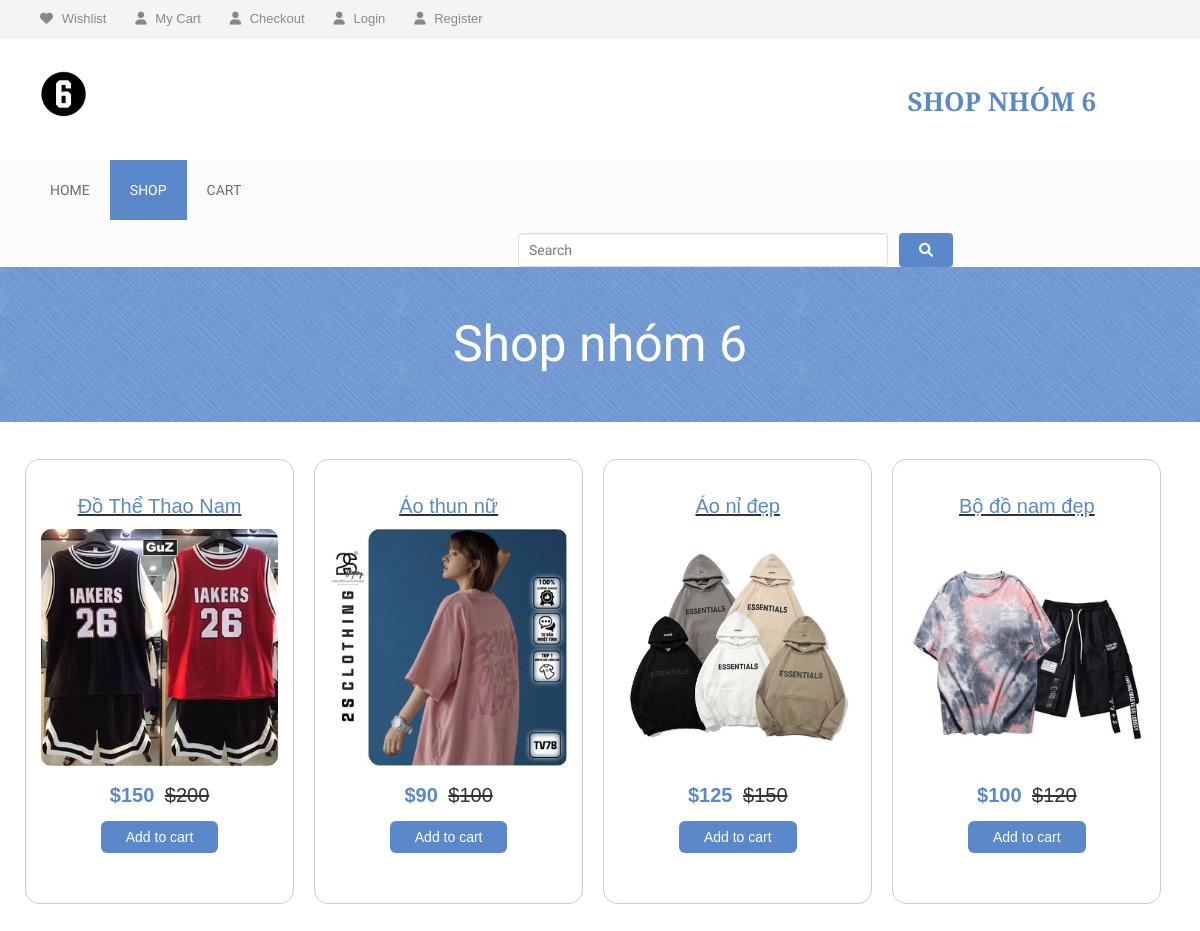
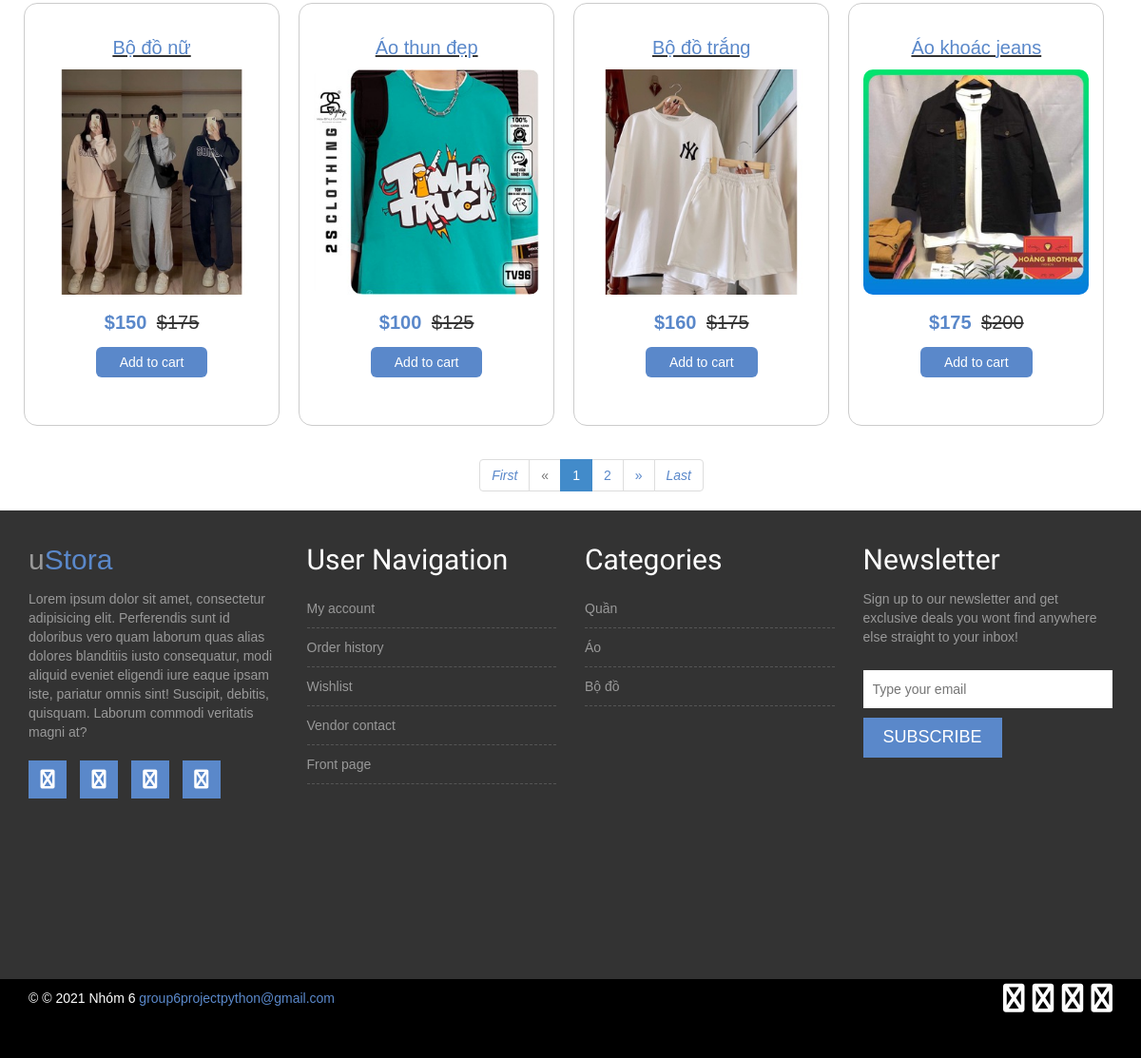
Page /shop on the committed database (2 pictures, top to bottom).
### Store/models.py (models this page shows, shortened)
class Product(models.Model):
    name = models.CharField(max_length=20)
    price = models.PositiveIntegerField(default=0)
    description = models.CharField(max_length=1000, default = "Không có")
    category = models.CharField(max_length=200, default=None)
    img = models.ImageField(upload_to='uploads/img')
    id = models.CharField(max_length=200, primary_key=True,default=1)
    slug = SlugField(max_length=100, unique=True,default=1)
    discount_price = models.PositiveIntegerField(blank=True, null=True,default=1)
    best_seller = models.BooleanField(default = False)
    def get_absolute_url(self):
        return reverse("product", kwargs={
            'slug': self.slug
        })

### Store/views.py (the view)
# urls.py: path('shop',HomeView.as_view(), name='shop'),
class HomeView(ListView):
    model = Product
    template_name = "shop.html"
    context_object_name = 'Products'
    paginate_by = 8

### templates/shop.html (shortened to what this page needs)
{%extends 'base.html'%}
{% block  content%}
    <div class="product-big-title-area">
        <div class="container">
            <div class="row">
                <div class="col-md-12">
                    <div class="product-bit-title text-center">
                        <h2>Shop nhóm 6</h2>
                    </div>
                </div>
            </div>
        </div>
    </div>
     <div class="single-product-area pt-22">
        <div class="container">
            <div class="row">
                {% for product in object_list %}
                <div class="col-md-3 col-sm-6" style="border: 1px solid #ccc;border-radius:14px; margin:15px 10px; width:23%">
                    <div class="single-shop-product" style="padding-top:25px">
                        <h2>
                            <center><ins><a href="{{product.get_absolute_url}}" style="text-decoration:none;">{{product.name}}
                                <img src="{{product.img.url}}" style="margin-top:12px; border-radius:10px" alt="">
                            </a></ins></center>
                        </h2>
                        <div class="product-carousel-price">
                            {% if product.discount_price %}
                            <h2>
                                <div class="product-carousel-price" style="font-size:20px;margin-top:18px">
                                    <center><ins>${{product.discount_price}}</ins> <del>${{ product.price}} </del> </center>
                                </div>
                            </h2>
                            {% else %}
                                <h2><center><ins>${{product.price}}</ins></center></h2>
                            {% endif %}
                        </div>
                        <div class="product-option-shop">
                            <center>
                                <a href="{% url 'add_cart' product.id %}" style ="border-radius:6px"class="add_to_cart_button" data-quantity="1" data-product_sku="" data-product_id="70" rel="nofollow" href="/canvas/shop/?add-to-cart=70">Add to cart</a>
                            </center>
                        </div>
                    </div>
                </div>
                {% endfor %}
            </div>
            <nav aria-label="Page navigation example">
                <ul class="pagination pull-right" style="position:relative;right:430px">
                    <li><a href="?page=1"><i>First</i></a></li>
                    {% if page_obj.has_previous %}
                        <li><a href="?page={{ page_obj.previous_page_number }}">&laquo;</a></li>
                    {% else %}
                        <li class="disabled"><span>&laquo;</span></li>
                    {% endif %}
                    {% for i in page_obj.paginator.page_range %}
                        {% if i > page_obj.number|add:"-4" %}
                            {% if i < page_obj.number|add:"4" %}
                                {% if page_obj.number == i %}
                        <li class="active"><span>{{ i }} <span class="sr-only">(current)</span></span></li>
                                {% else %}
                        <li><a href="?page={{ i }}">{{ i }}</a></li>
                                {% endif %}
                            {% endif %}
                        {% endif %}
                    {% endfor %}
                    {% if page_obj.has_next %}
                        <li><a href="?page={{ page_obj.next_page_number }}">&raquo;</a></li>
                    {% else %}
                        <li class="disabled"><span>&raquo;</span></li>
                    {% endif %}
                    <li><a href="?page={{ page_obj.paginator.num_pages }}"><i>Last</i></a></li>
                </ul>
            </nav>
        </div>
    </div>
{% endblock  %}
{% block active %}
                <li class=""><a href="{% url 'home' %}">Home</a></li>
                <li class="active "><a href="{% url 'shop' %}">Shop</a></li>
                <li class=""><a href="{% url 'cart' %}">Cart</a></li>
                <li style="margin-left: 488px; margin-top: 13px;">
                    <form action="{% url 'search' %}" class="search" method="GET" style="display: flex;">
                        <div class="input-group w-100">
                            <input style="margin-right: 11px; width: 370px; border-radius:4px" type="text" class="form-control" placeholder="Search" name="q" value="{{ q }}">
                            <div class="input-group-append" style="display: flex;">
                                <button style="padding: 7px 20px" class="btn btn-primary" type="submit">
                                    <i class="fa fa-search"></i>
                                </button>
                            </div>
                        </div>
                    </form>
                </li>
{% endblock  %}

### static/Css/responsive.css (style rules this page uses)
@media only screen and (min-width: 992px) and (max-width: 1280px) { input[type="submit"], button[type="submit"] { padding: 11px 15px; } }

### static/Css/style.css (style rules this page uses)
img { max-width: 100%; height: auto; }
h1, h2, h3, h4, h5, h6 { margin: 0 0 15px; }
body { font-family:Arial, Helvetica, sans-serif; }
.mainmenu-area ul.navbar-nav li a { color: #6e6a6a; font-size: 14px; padding: 20px; }
.mainmenu-area ul.navbar-nav li:hover a, .mainmenu-area ul.navbar-nav li.active a { background: #5a88ca; color:#FFF; }
.product-carousel-price ins { color: #5a88ca; font-weight: 700; margin-right: 5px; text-decoration: none; }
a { color: #5a88ca }
.product-big-title-area { background: url(img/crossword.png) repeat scroll 0 0 #5a88ca }
.product-bit-title h2 { font-family: raleway; font-size: 50px; font-weight: 200; margin: 0; padding: 50px 0;color: #fff; }
input[type="text"], input[type="password"], input[type="email"], textarea { border: 1px solid #ddd; padding: 10px; }
input[type="submit"], button[type=submit] { background: none repeat scroll 0 0 #5a88ca; border: medium none; color: #fff; padding: 11px 20px; text-transform: uppercase; }
.add_to_cart_button { background: none repeat scroll 0 0 #5a88ca; border: medium none; color: #fff; padding: 6px 25px;display: inline-block }
.single-shop-product h2 { font-size: 20px; margin: 10px 0; }
.product-option-shop { margin-top: 15px; }
.single-shop-product { margin-bottom: 50px }
.pagination > li > a, .pagination > li > span { color: #5a88ca; }
.pt-22 { padding-top: 22px; }

### rows in the picture
Product: name "Đồ Thể Thao Nam", img (picture), discount_price "150", price "200"
Product: name "Áo thun nữ", img (picture), discount_price "90", price "100"
Product: name "Áo nỉ đẹp", img (picture), discount_price "125", price "150"
Product: name "Bộ đồ nam đẹp", img (picture), discount_price "100", price "120"
Product: name "Bộ đồ nữ", img (picture), discount_price "150", price "175"
Product: name "Áo thun đẹp", img (picture), discount_price "100", price "125"
Product: name "Bộ đồ trắng", img (picture), discount_price "160", price "175"
Product: name "Áo khoác jeans", img (picture), discount_price "175", price "200"

### other values in the picture
{{ i }} "1"
{{ i }} "2"
